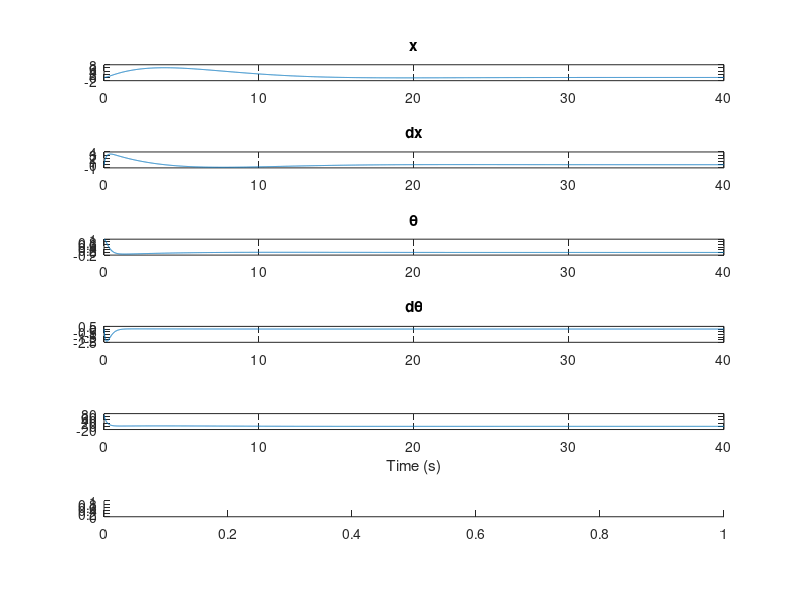

The MATLAB source for this figure: (Note: this script raises an error after producing the figure.)

%% Problem 2

clear; 

% initial condition
x0 = [0; 0; 1; 0];

% constants 
M = 2;
m = 1;
L = 0.5;
g = 9.81;
A = [0,     1,      0,              0;
     0,     0,      -(m*g)/M,       0;
     0,     0,      0,              1;
     0,     0,      g*(M+m)/(M*L),  0];
B = [ 0; 1/M; 0; -1/(M*L)];
C = [1,     0,      0,      0;
     0,     0,      1,      0];
D = 0;

% ------------------------------------------------------------------------
% Part 2.1

% Q and R
Q = diag([1, 1, 5, 5]);
R = 1;

% K infinity 
[K_LQR_1, S_1, eVal_1] = lqr(A,B,Q,R);

Atilde = (A - B*K_LQR_1);

disp("Part 1:");
K_LQR_1
disp("EigenValues of Atilde: " );
eVal_1

% ------------------------------------------------------------------------
% Part 2.2

% Define Q and R
Q = diag([1, 1, 10, 10]);
R = 15;


[K_LQR_2, S_2, eVal_2] = lqr(A,B,Q,R);

Atilde    = (A - B*K_LQR_2);

disp("Part 2:");
K_LQR_2
disp("EigenValues of Atilde: " );
eVal_2


% define time interval
t    = 0:0.01:40;
X = [];
u = [];

% propagate state - since system is LTI, we can find the paticular solution
% such that x(t) = PHI(t,t0)*x0 so use the state transition matrix to
% propage the state forward and also solve for the associated control input
for ii=1:numel(t)
    xk = expm(Atilde*t(ii))*x0;
    uk = -K_LQR_1 * xk;

    X = [X xk];
    u = [u; uk];
end

stitle = {'x','dx', '\theta','d\theta'};

ftitle = 'Problem 3 - Infinite Horizon LQR'; 
figure('name', ftitle, 'position', [100 100 700 700]);

for jj=1:length(x0)
    ax = subplot(6,1,jj);
    plot(t,X(jj,:))
    title(stitle{jj})
end
subplot(6,1,5)
    plot(t, u); 
    xlabel('Time (s)')

subplot(6,1,6) 
    txt = { sprintf('2.1: K_{LQR} = [%.5g, %.5g, %.5g, %.5g]',  ... 
            K_LQR_1(1), K_LQR_1(2), K_LQR_1(3), K_LQR_1(4)); ... 
            sprintf('eig(Atilde) = [%.5g + j%.5g, %.5g + j%.5g, %.5g + j%.5g, %.5g + j%.5g]', ... 
            real(eVal_1(1)), imag(eVal_1(1)), real(eVal_1(2)), imag(eVal_1(2)), real(eVal_1(3)), imag(eVal_1(3)), real(eVal_1(4)), imag(eVal_1(4)) ) ; ... 
            ''; 
            sprintf('2.2: K_{LQR} = [%.5g, %.5g, %.5g, %.5g]',  ... 
            K_LQR_2(1), K_LQR_2(2), K_LQR_2(3), K_LQR_2(4)); ... 
            sprintf('eig(Atilde) = [%.5g + j%.5g, %.5g + j%.5g, %.5g + j%.5g, %.5g + j%.5g]', ... 
            real(eVal_2(1)), imag(eVal_2(1)), real(eVal_2(2)), imag(eVal_2(2)), real(eVal_2(3)), imag(eVal_2(3)), real(eVal_2(4)), imag(eVal_2(4)) ) ; ... 
            }; 
    plt_txt(txt) 

sgtitle(ftitle) 


